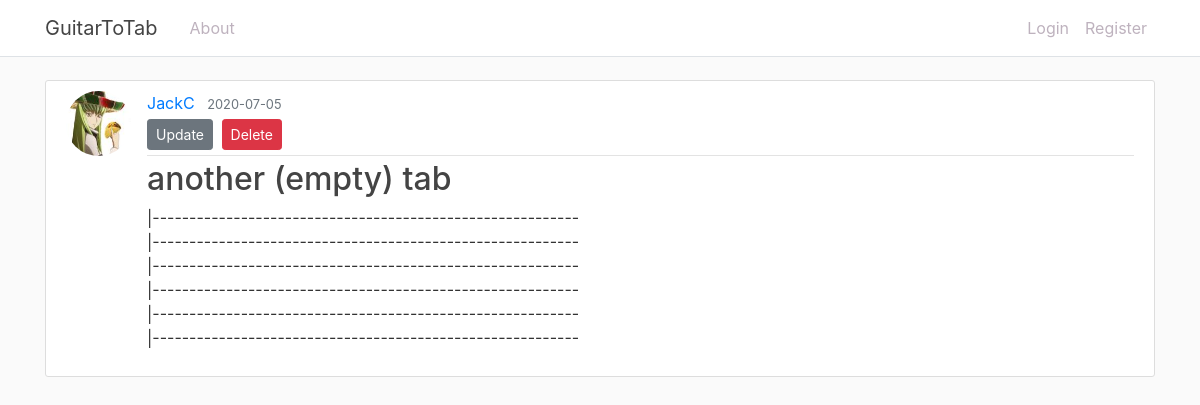
The app's page /tab/3, older data.
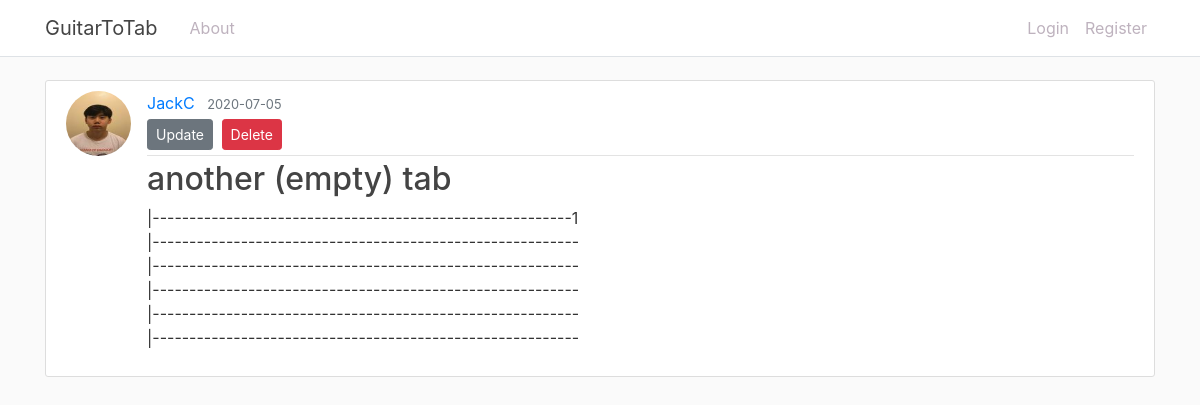
The same page, newer data.
### guitartotab/models.py (models this page shows, shortened)
class User(db.Model, UserMixin):
    id = db.Column(db.Integer, primary_key=True)
    username = db.Column(db.String(20), unique=True, nullable=False)
    email = db.Column(db.String(120), unique=True, nullable=False)
    image_file = db.Column(db.String(20), nullable=False, default='default.jpg')
    password = db.Column(db.String(60), nullable=False)
    tabs = db.relationship('Tab', backref='author', lazy=True)

class Tab(db.Model):
    id = db.Column(db.Integer, primary_key=True)
    title = db.Column(db.String(100), nullable=False)
    date_posted = db.Column(db.DateTime, nullable=False, default=datetime.utcnow)
    content = db.Column(db.Text, nullable=False)
    user_id = db.Column(db.Integer, db.ForeignKey('user.id'), nullable=False)

### guitartotab/tabs/routes.py (the view)
@tabs.route('/tab/<int:tab_id>')
def tab(tab_id):
    tab = Tab.query.get_or_404(tab_id)
    return render_template('tab.html', title=tab.title, tab=tab)

### guitartotab/templates/tab.html (shortened to what this page needs)
{% extends "base2.html" %}
{% block content %}
    <article class="media content-section">
      <img class="rounded-circle article-img" src="{{ url_for('static', filename='profile_pics/' + tab.author.image_file) }}">          <div class="media-body">
        <div class="article-metadata">
          <a class="mr-2" href="#">{{ tab.author.username }}</a>
          <small class="text-muted">{{ tab.date_posted.strftime('%Y-%m-%d') }}</small>
          <div>
            <a class="btn btn-secondary btn-sm mt-1 mb-1" href="{{ url_for('tabs.update_tab', tab_id=tab.id) }}">Update</a>
            <button type="button" class="btn btn-danger btn-sm m-1" data-toggle="modal" data-target="#deleteModal">Delete</button>
          </div>
        </div>
        <h2 class="article.title">{{ tab.title }}</h2>
        <p class="article-content">{{ tab.content }}</p>
      </div>
    </article>
{% endblock content %}

Row changes from the older to the newer data that the page shows:
changed User "JackC": image_file: a different picture
changed Tab "another (empty) tab": content "|---------------------------------------------------------- |---------------------------------------------------------- |---------------------------------------------------------- |---------------------------------------------------------- |----------------------------------------------------------…" → "|---------------------------------------------------------1 |---------------------------------------------------------- |---------------------------------------------------------- |---------------------------------------------------------- |----------------------------------------------------------…"
